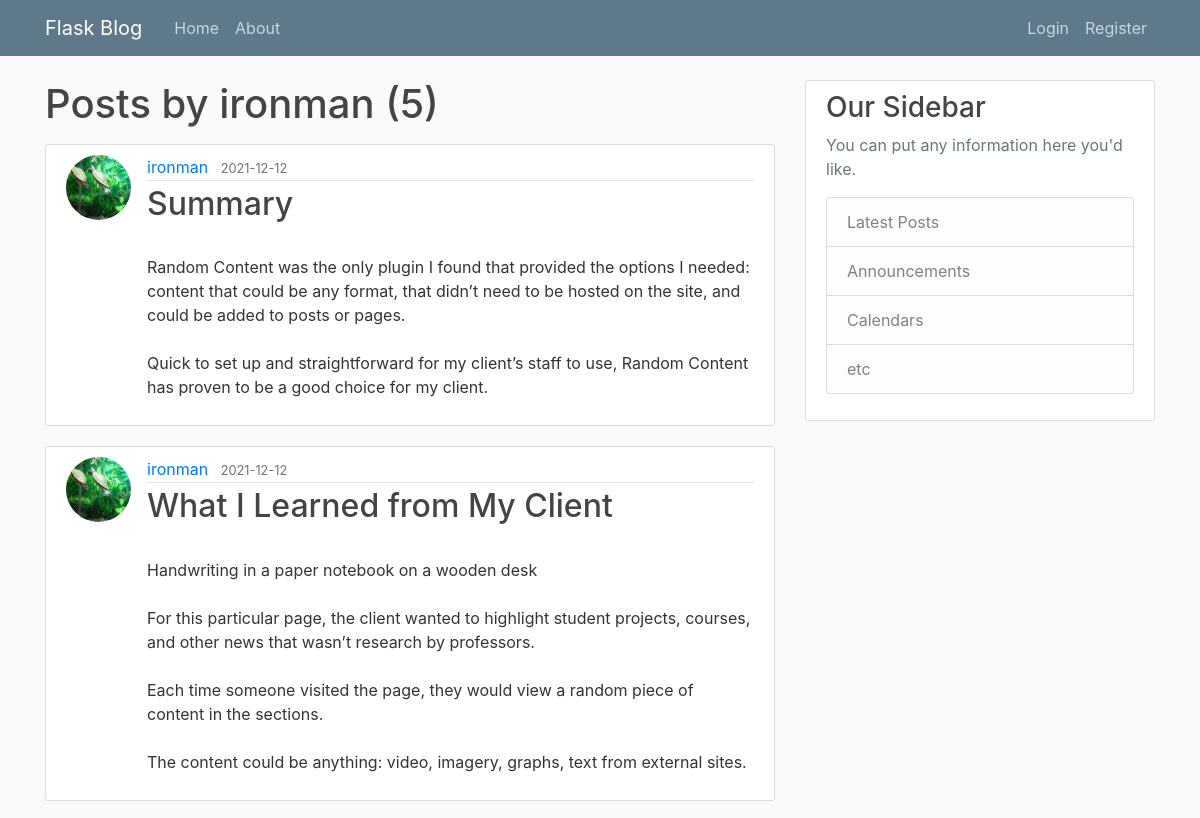
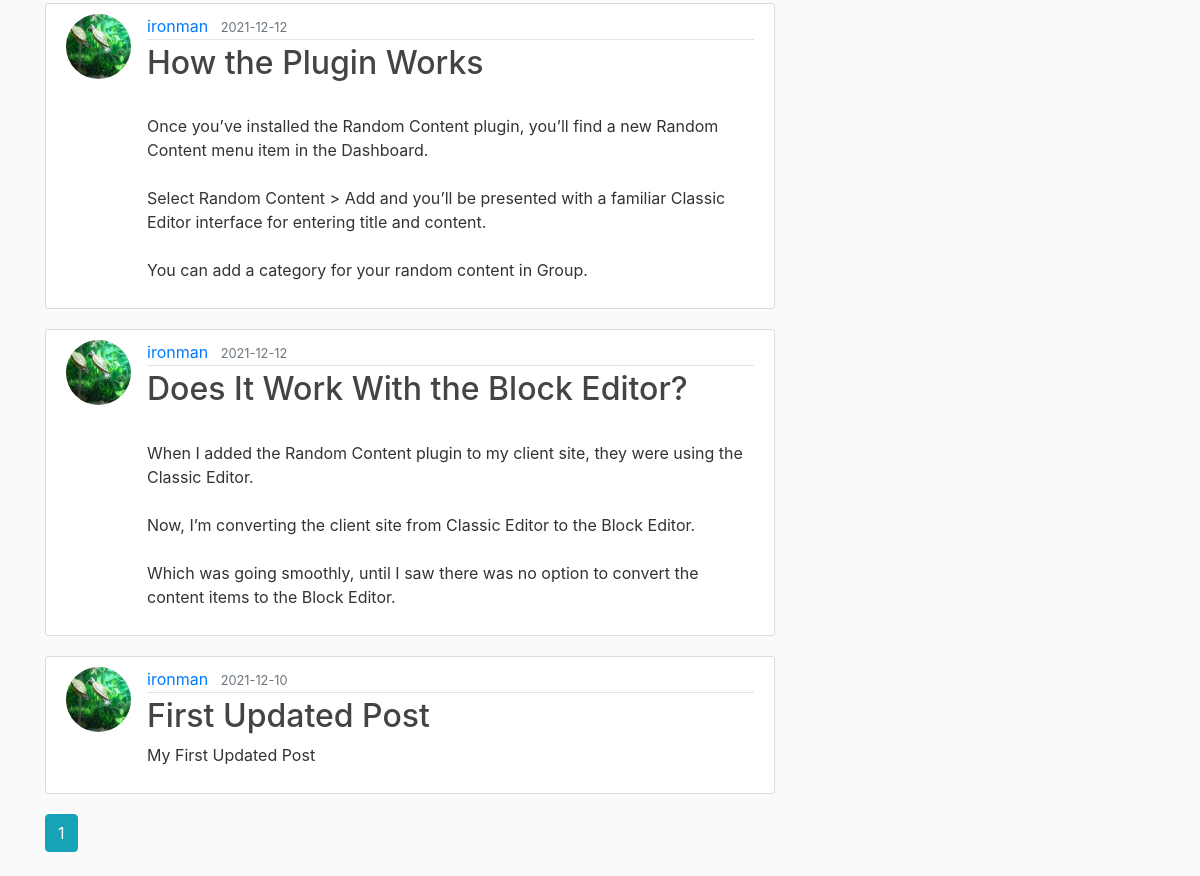
The app's page /user/ironman, older data (2 pictures, top to bottom).
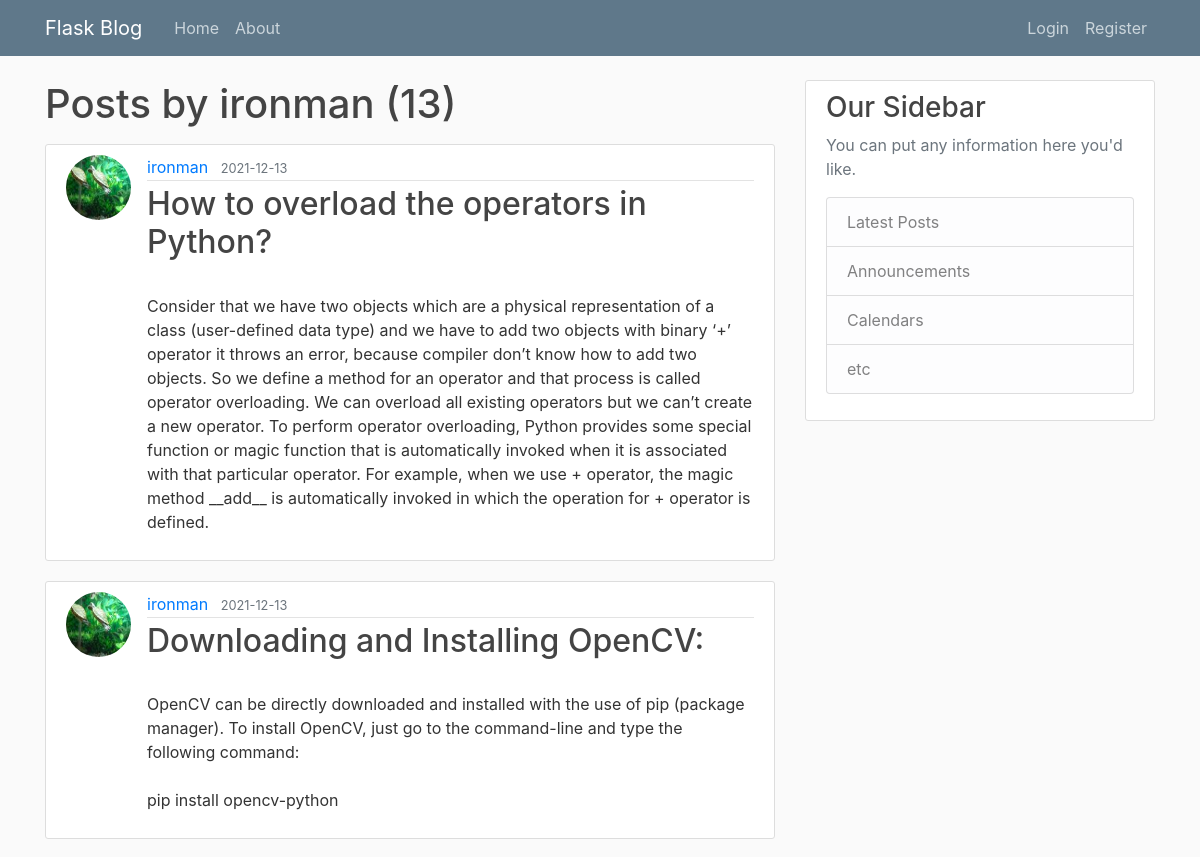
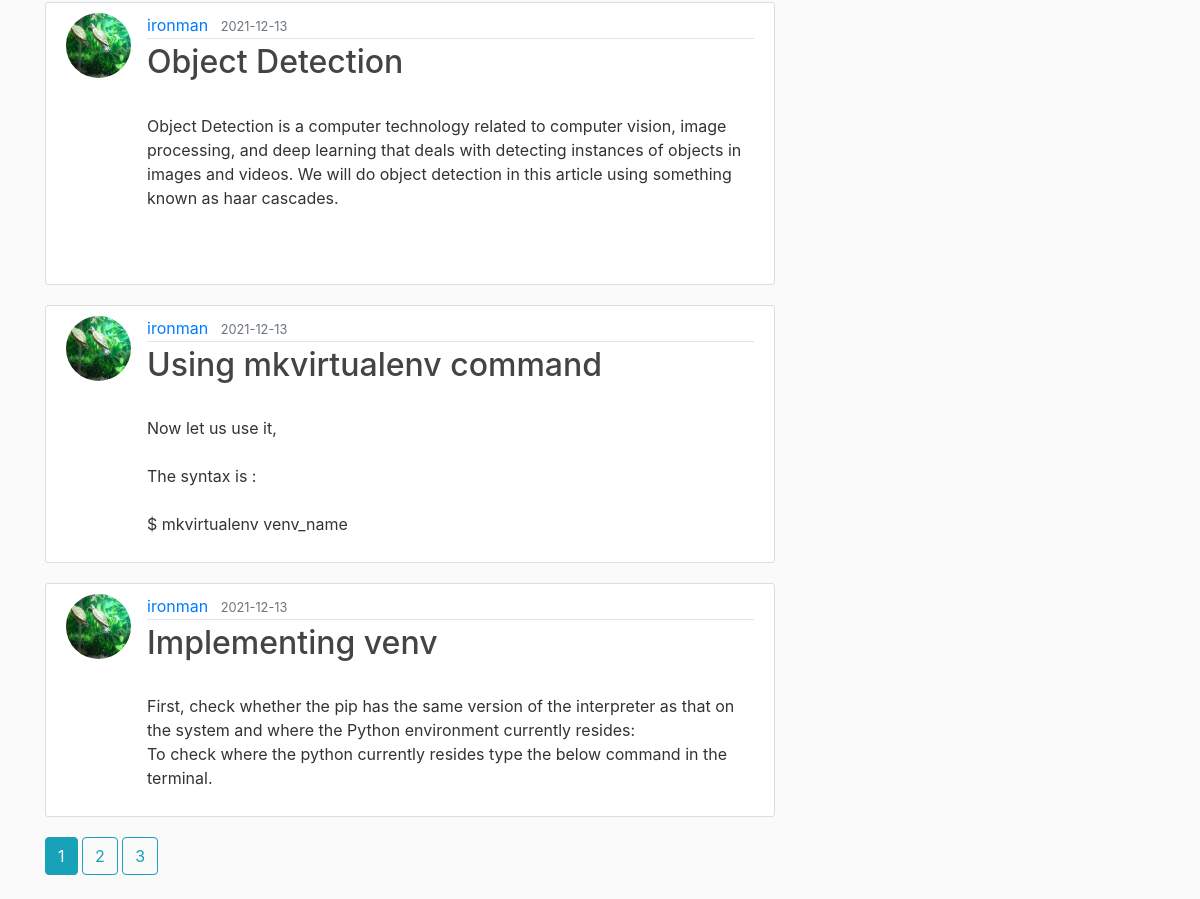
The same page, newer data (2 pictures, top to bottom).
### flask_blog/models.py (models this page shows, shortened)
class Post(db.Model):
    id = db.Column(db.Integer, primary_key=True)
    title = db.Column(db.String(100), nullable=False)
    date_posted = db.Column(db.DateTime, nullable=False, default=datetime.utcnow)
    content = db.Column(db.Text, nullable=False)
    user_id = db.Column(db.Integer, db.ForeignKey('user.id'), nullable=False)

class User(db.Model, UserMixin):
    id = db.Column(db.Integer, primary_key=True)
    username = db.Column(db.String(20), unique=True, nullable=False)
    email = db.Column(db.String(120), unique=True, nullable=False)
    image_file = db.Column(db.String(20), nullable=False, default='default.jpg')
    password = db.Column(db.String(60), nullable=False)
    posts = db.relationship('Post', backref='author', lazy=True)

### flask_blog/users/routes.py (the view)
@users.route("/user/<string:username>")
def user_posts(username):
    page = request.args.get('page', 1, type=int)
    user = User.query.filter_by(username=username).first_or_404()
    posts = Post.query.filter_by(author=user)\
        .order_by(Post.date_posted.desc())\
        .paginate(page=page, per_page=5)
    return render_template('user_posts.html', posts=posts, user=user)

### flask_blog/templates/user_posts.html
{% extends "layout.html" %}
{% block content %}
    <h1 class="mb-3">Posts by {{ user.username }} ({{ posts.total }})</h1>
    {% for post in posts.items %}
        <article class="media content-section">
          <img class="rounded-circle article-img" src="{{ url_for('static', filename='profile_pics/' + post.author.image_file) }}">
          <div class="media-body">
            <div class="article-metadata">
              <a class="mr-2" href="{{ url_for('users.user_posts', username=post.author.username) }}">{{ post.author.username }}</a>
              <small class="text-muted">{{ post.date_posted.strftime('%Y-%m-%d') }}</small>
            </div>
            <h2><a class="article-title" href="{{ url_for('posts.post', post_id=post.id) }}">{{ post.title }}</a></h2>
            <p class="article-content">{{ post.content }}</p>
          </div>
        </article>
    {% endfor %}
    {% for page_num in posts.iter_pages(left_edge=1, right_edge=1, left_current=1, right_current=2) %}
      {% if page_num %}
        {% if posts.page == page_num %}
          <a class="btn btn-info mb-4" href="{{ url_for('users.user_posts', username=user.username, page=page_num) }}">{{ page_num }}</a>
        {% else %}
          <a class="btn btn-outline-info mb-4" href="{{ url_for('users.user_posts', username=user.username, page=page_num) }}">{{ page_num }}</a>
        {% endif %}
      {% else %}
        ...
      {% endif %}
    {% endfor %}
{% endblock content %}

Row changes from the older to the newer data that the page shows:
no longer on this page (row unchanged): Post: image_file (picture), author.username "ironman", date_posted "2021-12-12", title "Summary", content "Random Content was the only plugin I found that provided the options I needed: content that could be any format, that didn’t need to be hosted on the site, and could be added to posts or pages. Quick to set up and straightforward for my client’s staff to use, Random Content has proven to be a good choice for my client."
no longer on this page (row unchanged): Post: image_file (picture), author.username "ironman", date_posted "2021-12-12", title "What I Learned from My Client", content "Handwriting in a paper notebook on a wooden desk For this particular page, the client wanted to highlight student projects, courses, and other news that wasn’t research by professors. Each time someone visited the page, they would view a random piece of content in the sections. The content could be anything: video, imagery, graphs, text from external sites."
no longer on this page (row unchanged): Post: image_file (picture), author.username "ironman", date_posted "2021-12-12", title "How the Plugin Works", content "Once you’ve installed the Random Content plugin, you’ll find a new Random Content menu item in the Dashboard. Select Random Content > Add and you’ll be presented with a familiar Classic Editor interface for entering title and content. You can add a category for your random content in Group."
no longer on this page (row unchanged): Post: image_file (picture), author.username "ironman", date_posted "2021-12-12", title "Does It Work With the Block Editor?", content "When I added the Random Content plugin to my client site, they were using the Classic Editor. Now, I’m converting the client site from Classic Editor to the Block Editor. Which was going smoothly, until I saw there was no option to convert the content items to the Block Editor."
no longer on this page (row unchanged): Post: image_file (picture), author.username "ironman", date_posted "2021-12-10", title "First Updated Post", content "My First Updated Post"
added Post: image_file (picture), author.username "ironman", date_posted "2021-12-13", title "How to overload the operators in Python?", content "Consider that we have two objects which are a physical representation of a class (user-defined data type) and we have to add two objects with binary ‘+’ operator it throws an error, because compiler don’t know how to add two objects. So we define a method for an operator and that process is called operator overloading. We can overload all existing operators but we can’t create a new operator. To perform operator overloading, Python provides some special function or magic function that is automatically invoked when it is associated with that particular operator. For example, when we use + operator, the magic method __add__ is automatically invoked in which the operation for + operator is…"
added Post: image_file (picture), author.username "ironman", date_posted "2021-12-13", title "Downloading and Installing OpenCV:", content "OpenCV can be directly downloaded and installed with the use of pip (package manager). To install OpenCV, just go to the command-line and type the following command: pip install opencv-python"
added Post: image_file (picture), author.username "ironman", date_posted "2021-12-13", title "Object Detection", content "Object Detection is a computer technology related to computer vision, image processing, and deep learning that deals with detecting instances of objects in images and videos. We will do object detection in this article using something known as haar cascades."
added Post: image_file (picture), author.username "ironman", date_posted "2021-12-13", title "Using mkvirtualenv command", content "Now let us use it, The syntax is : $ mkvirtualenv venv_name"
added Post: image_file (picture), author.username "ironman", date_posted "2021-12-13", title "Implementing venv", content "First, check whether the pip has the same version of the interpreter as that on the system and where the Python environment currently resides: To check where the python currently resides type the below command in the terminal."
Text that changed along with them:
{{ posts.total }}: "5" → "13"
new list line: "2"
new list line: "3"
